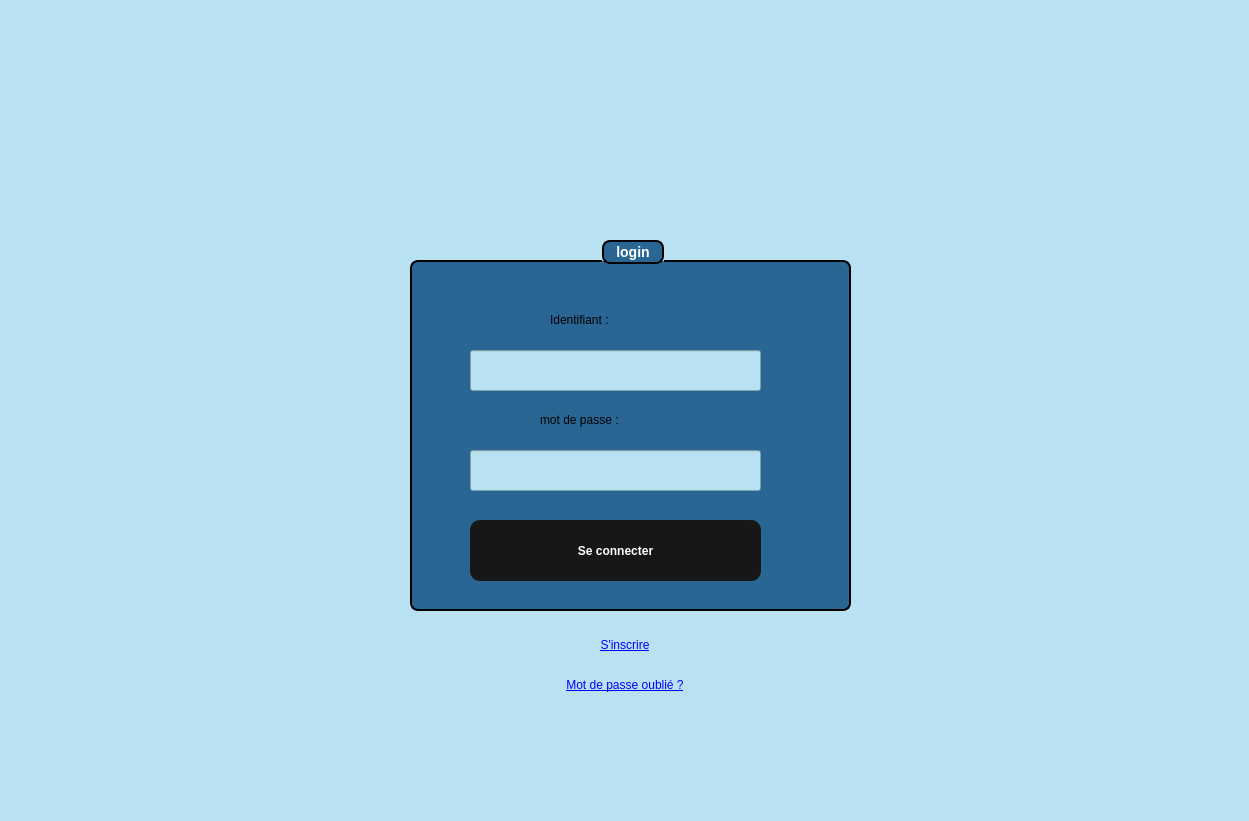
<?xml version="1.0" encoding="UTF-8"?>
<ui version="4.0">
 <class>login</class>
 <widget class="QDialog" name="login">
  <property name="geometry">
   <rect>
    <x>0</x>
    <y>0</y>
    <width>1249</width>
    <height>821</height>
   </rect>
  </property>
  <property name="windowTitle">
   <string>Dialog</string>
  </property>
  <property name="styleSheet">
   <string notr="true">background-color: rgb(184, 226, 242);</string>
  </property>
  <widget class="QLabel" name="logoLabel">
   <property name="geometry">
    <rect>
     <x>1120</x>
     <y>20</y>
     <width>100</width>
     <height>100</height>
    </rect>
   </property>
   <property name="minimumSize">
    <size>
     <width>60</width>
     <height>60</height>
    </size>
   </property>
   <property name="maximumSize">
    <size>
     <width>100</width>
     <height>100</height>
    </size>
   </property>
   <property name="text">
    <string/>
   </property>
   <property name="pixmap">
    <pixmap resource="resources.qrc">:/images/logof.jpg</pixmap>
   </property>
   <property name="scaledContents">
    <bool>true</bool>
   </property>
   <property name="alignment">
    <set>Qt::AlignCenter</set>
   </property>
  </widget>
  <widget class="QGroupBox" name="groupBox">
   <property name="geometry">
    <rect>
     <x>410</x>
     <y>240</y>
     <width>441</width>
     <height>371</height>
    </rect>
   </property>
   <property name="styleSheet">
    <string notr="true">QGroupBox {
    background-color: rgb(41, 102, 148);   /* blue background */
    border: 2px solid black;               /* black border, 2px wide */
    border-radius: 8px;                    /* rounded corners */
    margin-top: 20px;                      /* space for the title */
    color: white;                          /* title text color */
    font-weight: bold;
    font-size: 14px;
}

QGroupBox::title {
 border: 2px solid black;               /* black border, 2px wide */
    border-radius: 8px;     
background-color: rgb(41, 102, 148);
    subcontrol-origin: margin;
    subcontrol-position: top center;       /* title centered */
    padding: 2px 10px;
}</string>
   </property>
   <property name="title">
    <string>login</string>
   </property>
   <widget class="QLabel" name="label_2">
    <property name="geometry">
     <rect>
      <x>140</x>
      <y>70</y>
      <width>81</width>
      <height>20</height>
     </rect>
    </property>
    <property name="styleSheet">
     <string notr="true">background-color: rgb(41, 102, 148);</string>
    </property>
    <property name="text">
     <string>Identifiant :</string>
    </property>
   </widget>
   <widget class="QLineEdit" name="id1">
    <property name="geometry">
     <rect>
      <x>60</x>
      <y>110</y>
      <width>291</width>
      <height>41</height>
     </rect>
    </property>
    <property name="styleSheet">
     <string notr="true">color: rgb(0, 0, 0);</string>
    </property>
   </widget>
   <widget class="QLineEdit" name="mot1">
    <property name="geometry">
     <rect>
      <x>60</x>
      <y>210</y>
      <width>291</width>
      <height>41</height>
     </rect>
    </property>
    <property name="styleSheet">
     <string notr="true">color: rgb(0, 0, 0);</string>
    </property>
    <property name="echoMode">
     <enum>QLineEdit::EchoMode::Password</enum>
    </property>
   </widget>
   <widget class="QLabel" name="label_3">
    <property name="geometry">
     <rect>
      <x>130</x>
      <y>170</y>
      <width>121</width>
      <height>20</height>
     </rect>
    </property>
    <property name="styleSheet">
     <string notr="true">background-color: rgb(41, 102, 148);</string>
    </property>
    <property name="text">
     <string>mot de passe :</string>
    </property>
   </widget>
   <widget class="QPushButton" name="pushButton_2">
    <property name="geometry">
     <rect>
      <x>60</x>
      <y>280</y>
      <width>291</width>
      <height>61</height>
     </rect>
    </property>
    <property name="styleSheet">
     <string notr="true">#pushButton_2 {
    font-family: Arial, Helvetica, sans-serif;
    font-weight: bold;
    color: white;
    background-color: #171717;
    padding: 10px 20px;
    border: none;
    border-radius: 10px;
}

#pushButton_2:hover {
    background-color: #0c66ed; /* hover effect */
}

#pushButton_2:pressed {
    background-color: #094bb0; /* pressed effect */
}</string>
    </property>
    <property name="text">
     <string>Se connecter</string>
    </property>
   </widget>
  </widget>
  <widget class="QPushButton" name="pushButton_register">
   <property name="geometry">
    <rect>
     <x>550</x>
     <y>630</y>
     <width>150</width>
     <height>30</height>
    </rect>
   </property>
   <property name="styleSheet">
    <string notr="true">QPushButton {
    color: blue;
    background-color: transparent;
    border: none;
    text-decoration: underline;
}

QPushButton:hover {
    color: darkblue;
}</string>
   </property>
   <property name="text">
    <string>S'inscrire</string>
   </property>
  </widget>
  <widget class="QPushButton" name="pushButton_forgot_password">
   <property name="geometry">
    <rect>
     <x>550</x>
     <y>670</y>
     <width>150</width>
     <height>30</height>
    </rect>
   </property>
   <property name="styleSheet">
    <string notr="true">QPushButton {
    color: blue;
    background-color: transparent;
    border: none;
    text-decoration: underline;
}

QPushButton:hover {
    color: darkblue;
}</string>
   </property>
   <property name="text">
    <string>Mot de passe oublié ?</string>
   </property>
  </widget>
 </widget>
 <resources/>
 <connections/>
</ui>
